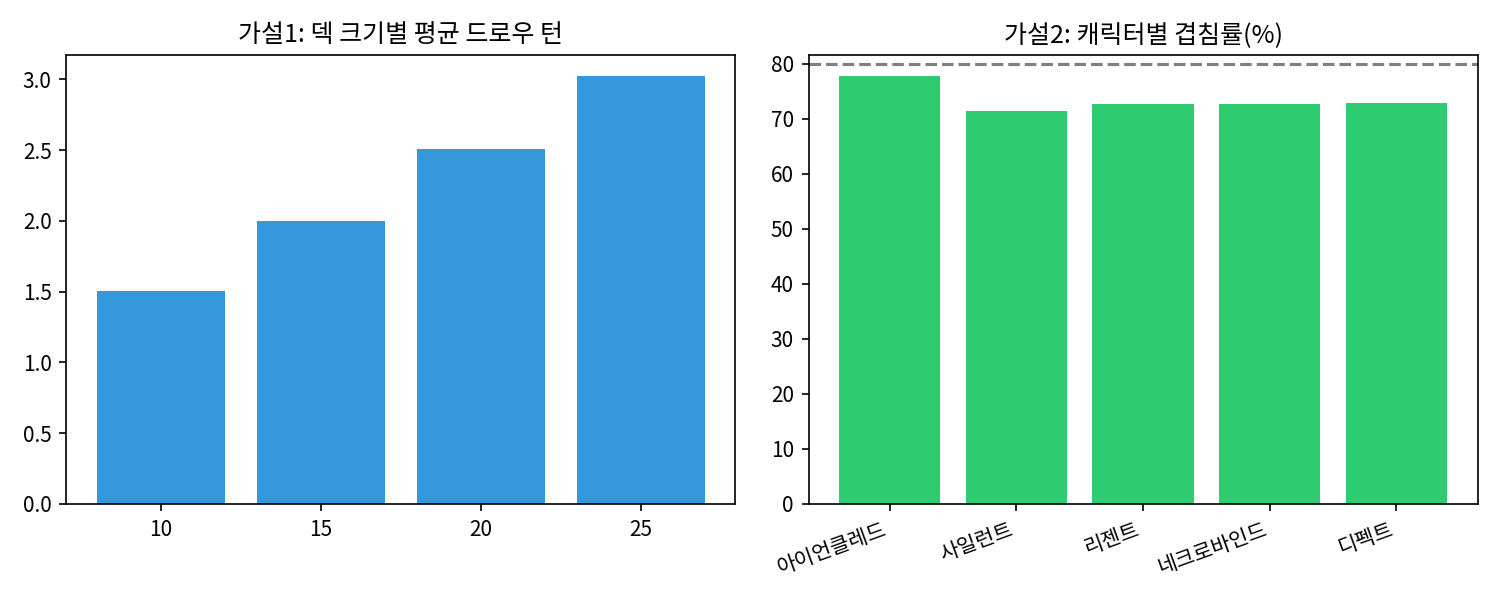

The Python source for this figure:
"""
슬더스2 확률 검증
가설1: 카드가 덱에 '있다'는 건 알아도 '위치'는 모름 → 드로우까지 걸리는 턴수
가설2: 초반 스타터 덱 재정립 시, 새 패가 이전 패와 겹치는 비율(카드 이름 기준)
(배경·검증 과정은 README 참고)
"""

import random
from collections import Counter
import numpy as np
import matplotlib.pyplot as plt
import matplotlib.font_manager as fm

fm.fontManager.addfont("/usr/share/fonts/opentype/noto/NotoSansCJK-Regular.ttc")
plt.rcParams["font.family"] = "Noto Sans CJK JP"
random.seed(42)
np.random.seed(42)


def turns_to_draw(deck_size, hand_size=5, trials=10000):
    position = np.random.randint(1, deck_size + 1, trials)
    return np.ceil(position / hand_size).mean()


def overlap_rate(deck, hand_size=5, trials=10000):
    cards = [name for name, n in deck.items() for _ in range(n)]
    hits = []
    for _ in range(trials):
        random.shuffle(cards)
        before = cards[:hand_size]
        pool = before + cards[hand_size:]
        random.shuffle(pool)
        after = pool[:hand_size]
        hits.append(sum((Counter(before) & Counter(after)).values()) / hand_size)
    return np.mean(hits)


STARTER_DECKS = {
    "아이언클레드": {"타격": 5, "수비": 4, "강타": 1},
    "사일런트": {"타격": 5, "수비": 5, "무력화": 1, "생존자": 1},
    "리젠트": {"타격": 4, "수비": 4, "별똥별": 1, "추앙": 1},
    "네크로바인드": {"타격": 4, "수비": 4, "호위": 1, "풀어놓기": 1},
    "디펙트": {"타격": 4, "수비": 4, "파지직": 1, "이중시전": 1},
}

deck_sizes = [10, 15, 20, 25]
avg_turns = [turns_to_draw(s) for s in deck_sizes]
overlap = {name: overlap_rate(deck) for name, deck in STARTER_DECKS.items()}

print("가설1 - 덱 크기별 평균 드로우 턴:", dict(zip(deck_sizes, [round(float(t), 1) for t in avg_turns])))
print("가설2 - 캐릭터별 재정립 겹침률:", {k: f"{v:.0%}" for k, v in overlap.items()})
print(f"→ 평균 {np.mean(list(overlap.values())):.0%} (체감 80%와 근접)")

fig, ax = plt.subplots(1, 2, figsize=(10, 4))
ax[0].bar([str(s) for s in deck_sizes], avg_turns, color="#3498db")
ax[0].set_title("가설1: 덱 크기별 평균 드로우 턴")
ax[1].bar(overlap.keys(), [v * 100 for v in overlap.values()], color="#2ecc71")
ax[1].axhline(80, color="gray", linestyle="--")
ax[1].set_title("가설2: 캐릭터별 겹침률(%)")
plt.setp(ax[1].get_xticklabels(), rotation=20, ha="right")
plt.tight_layout()
plt.savefig("/home/claude/slaythespire2_probability_vs_perception.png", dpi=150)
